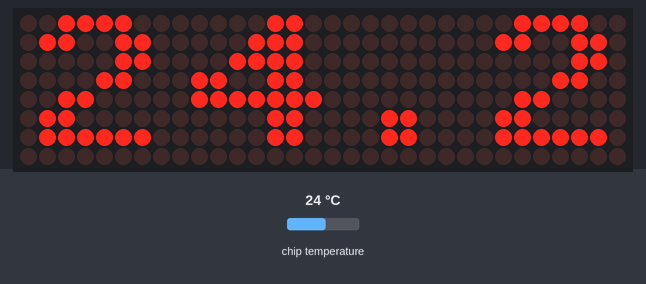
Recording of a program running on a simulated Raspberry Pi Pico running MicroPython. Shown: 32×8 LED matrix. The inputs (shaded band) are chosen by the test bench; at power-on: chip temperature 24 °C. Which way up the LED matrix modules are mounted is assumed.

Above: at 1.2 s.
1.3 s: chip temperature set to 1 °C
At 2.5 s:
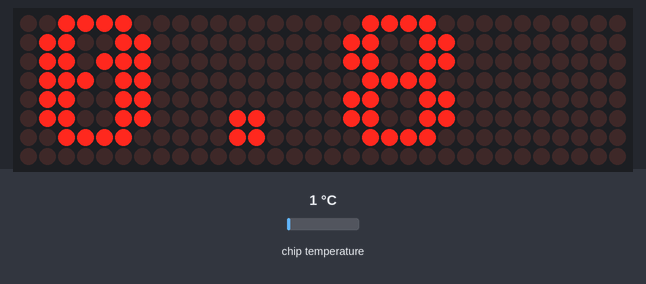
3.0 s: chip temperature set to 11 °C
At 3.7 s:
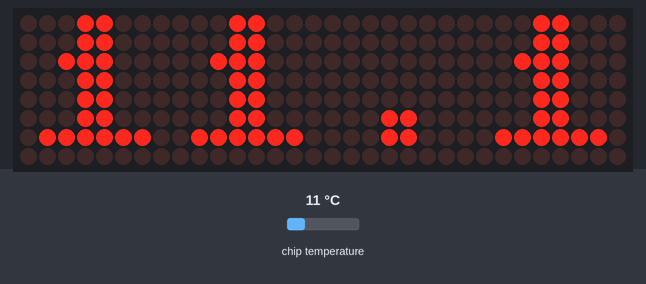
4.5 s: chip temperature set to 22 °C
At 5.0 s:
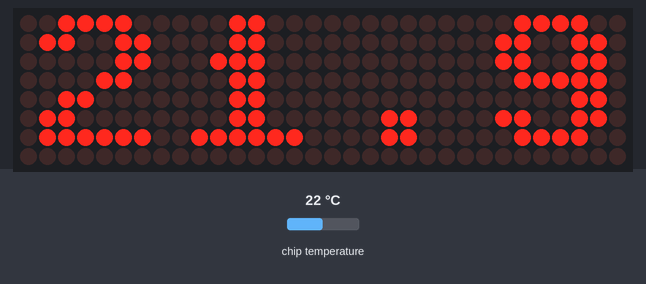
Timing chart, 0 to 7.5 s (numbered marks = the images above; inputs shaded):
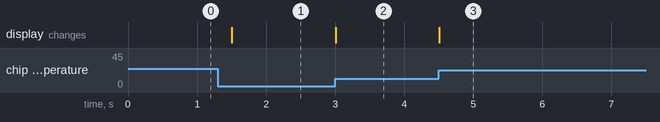

Measured:
- after the input at 1.3 s, the display: changes after 0.20 s (image 1)
- after the input at 3.0 s, the display: changes at once (image 2)
- after the input at 4.5 s, the display: changes at once (image 3)

The program:

display.py
```python
# Import libries
from machine import Pin, SPI, ADC
import max7219
import time

def get_tmp(sensor):
    adc = sensor.read_u16()

    #Convert ADC to voltage and temperature
    voltage = adc * (3.3 / 65535.0)
    tmp = 27 - (voltage - 0.706) / 0.001721

    #Return to 1 d.p as str
    return str(round(tmp,1))

def main():
    #Setup display
    spi = SPI(0, baudrate=96000, polarity=1, phase=0, sck=Pin(2), mosi=Pin(3))
    ss = Pin(5, Pin.OUT)
    display = max7219.Matrix8x8(spi, ss, 4)
    display.brightness(10)

    #Setup temperature sensor
    sensor = ADC(4)

    while True:
        #Put temperature on screen
        tmp = get_tmp(sensor)
        display.fill(0)
        display.text(tmp,0,0,1)
        display.show()
        time.sleep(0.5)

if __name__ == "__main__":
    main()
```
